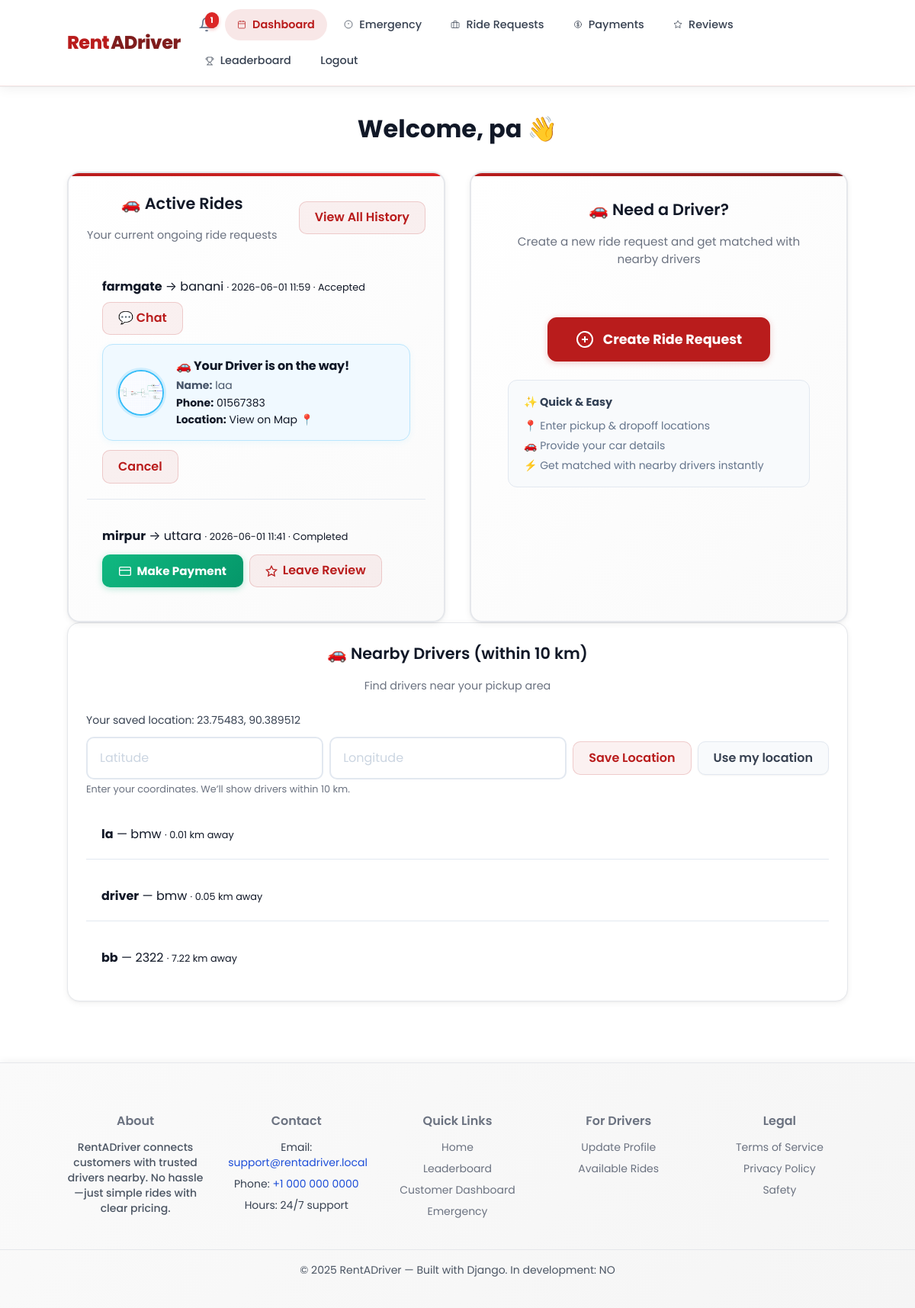
The app's page /customer/dashboard/ (signed in) with its own data.
### core/models.py (models this page shows, shortened)
class Account(AbstractUser):
    ROLE_CHOICES = (
        ('customer', 'Customer'),
        ('driver', 'Driver'),
    )
    role = models.CharField(max_length=15, choices=ROLE_CHOICES)
    last_lat = models.FloatField(null=True, blank=True)
    last_lng = models.FloatField(null=True, blank=True)

class RideRequest(models.Model):
    customer = models.ForeignKey(Account, on_delete=models.CASCADE)
    pickup_location = models.CharField(max_length=200)
    dropoff_location = models.CharField(max_length=200)
    pickup_lat = models.FloatField(null=True, blank=True)
    pickup_lng = models.FloatField(null=True, blank=True)
    dropoff_lat = models.FloatField(null=True, blank=True)
    dropoff_lng = models.FloatField(null=True, blank=True)
    status = models.CharField(max_length=20, default="pending")
    created_at = models.DateTimeField(auto_now_add=True)

class DriverProfile(models.Model):
    user = models.OneToOneField(Account, on_delete=models.CASCADE)
    full_name = models.CharField(max_length=100, null=True, blank=True)
    license_number = models.CharField(max_length=50)
    phone_number = models.CharField(max_length=20, null=True, blank=True)
    vehicle_details = models.CharField(max_length=100, default="Unknown")
    address = models.CharField(max_length=200, null=True, blank=True)
    nid_number = models.CharField(max_length=50, null=True, blank=True)
    profile_picture = models.ImageField(upload_to="profiles/", null=True, blank=True)
    current_lat = models.FloatField(null=True, blank=True)
    current_lng = models.FloatField(null=True, blank=True)

### core/views.py (the view)
# urls.py: path("customer/dashboard/", views.customer_dashboard, name="customer_dashboard"),
@login_required
def customer_dashboard(request):
    if request.user.role != "customer":
        return redirect("driver_dashboard")
    rides = RideRequest.objects.filter(customer=request.user).order_by("-created_at")
    customer_bookings = Booking.objects.filter(ride_request__customer=request.user).order_by("-confirmed_at")
    accepted_ride_info = None
    for ride in rides:
        if ride.status == "accepted":
            try:
                booking = ride.booking
                driver_profile = DriverProfile.objects.get(user=booking.driver)
                accepted_ride_info = {
                    "ride": ride,
                    "driver_name": driver_profile.full_name or booking.driver.username,
                    "driver_phone": driver_profile.phone_number,
                    "driver_picture": driver_profile.profile_picture,
                    "driver_lat": driver_profile.current_lat,
                    "driver_lng": driver_profile.current_lng,
                }
            except:
                pass
    nearby_list = []
    lat0 = request.user.last_lat
    lng0 = request.user.last_lng
    drivers = DriverProfile.objects.select_related("user").all()
    for d in drivers:
        if d.current_lat is None or d.current_lng is None:
            continue
        dist = None
        if lat0 is not None and lng0 is not None:
            dist = calculate_distance(lat0, lng0, d.current_lat, d.current_lng)
        nearby_list.append({
            "user": d.user,
            "vehicle_details": d.vehicle_details,
            "distance_km": round(dist, 2) if dist is not None else None,
        })
    if any(item["distance_km"] is not None for item in nearby_list):
        filtered = [item for item in nearby_list if item["distance_km"] is not None and item["distance_km"] <= 10]
        if not filtered:
            filtered = [item for item in nearby_list if item["distance_km"] is not None]
        filtered.sort(key=lambda x: x["distance_km"])
        nearby_list = filtered[:10]
    else:
        nearby_list = nearby_list[:10]
    return render(request, "customer_dashboard.html", {
        "rides": rides,
        "nearby_drivers": nearby_list,
        "customer_bookings": customer_bookings,
        "accepted_ride_info": accepted_ride_info,
    })

### core/views.py (called while the page is built)
def calculate_distance(lat1, lon1, lat2, lon2):
    if None in [lat1, lon1, lat2, lon2]:
        return None
    R = 6371  # Earth radius in km
    dlat = radians(lat2 - lat1)
    dlon = radians(lon2 - lon1)
    a = sin(dlat / 2)**2 + cos(radians(lat1)) * cos(radians(lat2)) * sin(dlon / 2)**2
    c = 2 * atan2(sqrt(a), sqrt(1 - a))
    return R * c

### core/templates/customer_dashboard.html (shortened to what this page needs)
{% extends "base.html" %}
{% load static %}
{% block content %}
<section class="dashboard">
  <div class="customer-dashboard container">
  <h2 class="welcome-title">Welcome, {{ request.user.username }} 👋</h2>
    <div class="dashboard-grid">
      <div class="card rides-card enhanced-rides">
        <div class="card-header card-header-with-btn">
          <div>
            <h3>🚗 Active Rides</h3>
            <p class="card-subtitle">Your current ongoing ride requests</p>
          </div>
          <a href="{% url 'all_ride_requests' %}" class="btn btn-secondary see-all-btn">
            View All History
          </a>
        </div>
        <div class="rides-container">
          <ul class="rides-list">
            {% for r in rides %}
              {% if r.status != 'cancelled' %}
                {% if r.booking and not r.booking.payment %}
              <li>
                <div>
                  <strong>{{ r.pickup_location }}</strong> → {{ r.dropoff_location }}
                  <small>· {{ r.created_at|date:"Y-m-d H:i" }} · {{ r.status|title }}</small>
                </div>
                {% if r.booking and r.booking.status != 'completed' and r.booking.status != 'cancelled' %}
                  <div class="chat-btn-wrapper">
                    <a class="btn btn-secondary" href="{% url 'chat_room' r.booking.id %}">💬 Chat</a>
                  </div>
                {% endif %}
                {% if r.status == 'accepted' and accepted_ride_info and accepted_ride_info.ride.id == r.id %}
                  <div class="driver-info-card">
                    {% if accepted_ride_info.driver_picture %}
                      <img
                        src="{{ accepted_ride_info.driver_picture.url }}"
                        alt="Driver photo"
                        class="driver-photo"
                      />
                    {% else %}
                      <div class="driver-photo-placeholder">🧑</div>
                    {% endif %}
                    <div>
                      <p class="driver-heading">🚗 Your Driver is on the way!</p>
                      <p class="driver-detail"><strong>Name:</strong> {{ accepted_ride_info.driver_name }}</p>
                      <p class="driver-detail-phone">
                        <strong>Phone:</strong>
                        {% if accepted_ride_info.driver_phone %}
                          <a href="tel:{{ accepted_ride_info.driver_phone }}">{{ accepted_ride_info.driver_phone }}</a>
                        {% else %}
                          <span class="driver-phone-unavailable">Not provided</span>
                        {% endif %}
                      </p>
                      {% if accepted_ride_info.driver_lat and accepted_ride_info.driver_lng %}
                        <p class="driver-detail-location">
                          <strong>Location:</strong>
                          <a
                            href="https://maps.google.com/?q={{ accepted_ride_info.driver_lat }},{{ accepted_ride_info.driver_lng }}"
                            target="_blank"
                            rel="noopener"
                          >View on Map 📍</a>
                        </p>
                      {% endif %}
                    </div>
                  </div>
                {% endif %}
                <div class="ride-actions">
                  {% if r.status == 'pending' %}
                    <a class="btn btn-secondary" href="{% url 'edit_ride_request' r.id %}">Edit</a>
                    <form method="post" action="{% url 'cancel_ride_request' r.id %}" class="cancel-form-inline">
                      {% csrf_token %}
                      <button class="btn btn-secondary">Cancel</button>
                    </form>
                  {% elif r.status == 'accepted' %}
                    <form method="post" action="{% url 'cancel_ride_request' r.id %}">
                      <button class="btn btn-secondary">Cancel</button>
                    </form>
                  {% elif r.status == 'completed' %}
                    <a href="{% url 'payments:pay_ride' r.booking.id %}" class="btn btn-primary payment-btn">
                      <svg width="16" height="16" viewBox="0 0 24 24" fill="none" stroke="currentColor" stroke-width="2">
                        <rect x="1" y="4" width="22" height="16" rx="2" ry="2"/>
                        <line x1="1" y1="10" x2="23" y2="10"/>
                      </svg>
                      Make Payment
                    </a>
                    {% if not r.booking.review %}
                      <a href="{% url 'all_reviews' %}" class="btn btn-secondary">
                        <svg width="16" height="16" viewBox="0 0 24 24" fill="none" stroke="currentColor" stroke-width="2">
                          <polygon points="12 2 15.09 8.26 22 9.27 17 14.14 18.18 21.02 12 17.77 5.82 21.02 7 14.14 2 9.27 8.91 8.26 12 2"/>
                        </svg>
                        Leave Review
                      </a>
                    {% else %}
                      <span class="badge badge-success">✓ Reviewed</span>
                    {% endif %}
                  {% endif %}
                </div>
              </li>
                {% endif %}
              {% endif %}
            {% empty %}
              <li>No active rides at the moment.</li>
            {% endfor %}
          </ul>
        </div>
      </div>
      <div class="card create-card enhanced-form">
        <div class="form-header">
          <h3>🚗 Need a Driver?</h3>
          <p class="form-subtitle">Create a new ride request and get matched with nearby drivers</p>
        </div>
        <div class="create-card-content">
          <a href="{% url 'create_ride_request' %}" class="btn btn-primary btn-large create-btn-large">
            <svg width="24" height="24" viewBox="0 0 24 24" fill="none" stroke="currentColor" stroke-width="2">
              <circle cx="12" cy="12" r="10"/>
              <line x1="12" y1="8" x2="12" y2="16"/>
              <line x1="8" y1="12" x2="16" y2="12"/>
            </svg>
            Create Ride Request
          </a>
          <div class="quick-info-box">
            <p class="quick-info-title">✨ Quick & Easy</p>
            <ul class="quick-info-list">
              <li>📍 Enter pickup & dropoff locations</li>
              <li>🚗 Provide your car details</li>
              <li>⚡ Get matched with nearby drivers instantly</li>
            </ul>
          </div>
        </div>
      </div>
    </div>
    <div class="card nearby-card">
      <div class="card-header">
        <h3>🚗 Nearby Drivers (within 10 km)</h3>
        <p class="card-subtitle">Find drivers near your pickup area</p>
      </div>
      <div class="mb-3 text-sm text-gray-700">
        {% if request.user.last_lat and request.user.last_lng %}
          <p>Your saved location: {{ request.user.last_lat }}, {{ request.user.last_lng }}</p>
        {% else %}
          <p>No saved location yet. Use the button below to set your current location.</p>
        {% endif %}
      </div>
      <form id="locationForm" action="{% url 'update_location' %}" method="post" class="mb-4">
        <div class="flex items-center gap-2">
          <input id="latInput" type="text" name="lat" placeholder="Latitude" class="form-input" required>
          <input id="lngInput" type="text" name="lng" placeholder="Longitude" class="form-input" required>
          <button class="btn btn-secondary" type="submit">Save Location</button>
          <button class="btn" type="button" id="geoBtn">Use my location</button>
        </div>
        <small class="text-gray-500">Enter your coordinates. We’ll show drivers within 10 km.</small>
      </form>
      <ul class="rides-list">
        {% for d in nearby_drivers %}
          <li>
            <strong>{{ d.user.username }}</strong> — {{ d.vehicle_details }}
            {% if d.distance_km is not None %}
              <small>· {{ d.distance_km }} km away</small>
            {% endif %}
          </li>
        {% empty %}
          <li>No nearby drivers available.</li>
        {% endfor %}
      </ul>
    </div>
  </div>
</section>
{% endblock %}

### core/static/css/style.css (style rules this page uses)
:root { --bg: #ffffff; --card: #fafafa; --muted: #6b7280; --accent: #b91c1c; --accent-2: #7f1d1d; --glass: rgba(185,28,28,0.04); --text-primary: #111827; --text-secondary: #374151; --border: #e5e7eb; --shadow: rgba(0,0,0,0.1); --success: #10b981; --success-light: #d1fae5; --radius: 12px; --fw-regular: 400; --fw-medium: 600; --max-width: 1100px; }
* { box-sizing: border-box; outline: none; }
a, button, input, select, textarea { outline: none; -webkit-tap-highlight-color: transparent; }
html,body { height:100%; margin: 0; padding: 0; outline: none; }
body { min-height: 100vh; display: flex; flex-direction: column; }
.dashboard { flex: 1; }
body { margin:0; font-family: "Poppins", system-ui, -apple-system, "Segoe UI", Roboto, "Helvetica Neue", Arial; background: var(--bg); color: var(--text-primary); -webkit-font-smoothing:antialiased; -moz-osx-font-smoothing:grayscale; line-height:1.45; -webkit-tap-highlight-color: transparent; min-height: 100vh; display: flex; flex-direction: column; }
.container { width: 92%; max-width: var(--max-width); margin: 0 auto; }
* { outline: none; }
.btn-large { padding: 0.8rem 2rem; font-size: 1.1rem; display: inline-flex; align-items: center; gap: 0.5rem; }
.btn-secondary { background: rgba(185,28,28,0.05); color: var(--accent); border: 1px solid rgba(185,28,28,0.2); }
.dashboard { padding: 2rem 0; flex: 1; }
.dashboard-container, .customer-dashboard { max-width: 1200px; margin: 0 auto; }
.welcome-title { color: var(--text-primary); font-size: 2rem; font-weight: 700; margin: 0 0 2rem; text-align: center; }
.dashboard-grid { display: grid; grid-template-columns: repeat(auto-fit, minmax(400px, 1fr)); gap: 2rem; margin-top: 2rem; }
.card { background: #ffffff; border: 1px solid var(--border); border-radius: 12px; padding: 1.5rem; box-shadow: 0 2px 8px rgba(0,0,0,0.05); transition: transform 0.2s ease, box-shadow 0.2s ease; }
.card h3 { color: var(--text-primary); font-size: 1.3rem; font-weight: 600; margin: 0 0 1rem; display: flex; align-items: center; gap: 0.5rem; }
.rides-card, .create-card { background: #ffffff; border: 1px solid var(--border); border-radius: 12px; padding: 1.5rem; box-shadow: 0 2px 8px rgba(0,0,0,0.05); }
.enhanced-form { background: linear-gradient(135deg, #ffffff 0%, #fafafa 100%); border: 2px solid var(--border); padding: 2rem; position: relative; overflow: hidden; }
.enhanced-form::before { content: ''; position: absolute; top: 0; left: 0; right: 0; height: 4px; background: linear-gradient(90deg, var(--accent), var(--accent-2)); }
.form-header { margin-bottom: 2rem; text-align: center; }
.form-header h3 { color: var(--text-primary); font-size: 1.5rem; font-weight: 700; margin: 0 0 0.5rem; display: flex; align-items: center; justify-content: center; gap: 0.5rem; }
.form-subtitle { color: var(--muted); font-size: 0.95rem; margin: 0; }
.form-input { width: 100%; padding: 0.875rem 1rem; border: 2px solid var(--border); border-radius: 10px; font-size: 1rem; transition: all 0.3s ease; background: #ffffff; color: var(--text-primary); font-family: inherit; }
.btn-large { padding: 1rem 2rem; font-size: 1.1rem; font-weight: 600; display: flex; align-items: center; justify-content: center; gap: 0.5rem; transition: all 0.3s ease; }
.rides-card { border-left: 4px solid var(--accent); }
.enhanced-rides { background: linear-gradient(135deg, #ffffff 0%, #fafafa 100%); border: 2px solid var(--border); position: relative; overflow: hidden; }
.enhanced-rides::before { content: ''; position: absolute; top: 0; left: 0; right: 0; height: 4px; background: linear-gradient(90deg, var(--accent), #dc2626); }
.card-header { margin-bottom: 1.5rem; text-align: center; }
.card-header h3 { color: var(--text-primary); font-size: 1.4rem; font-weight: 700; margin: 0 0 0.5rem; display: flex; align-items: center; justify-content: center; gap: 0.5rem; }
.card-subtitle { color: var(--muted); font-size: 0.9rem; margin: 0; }
.rides-container { min-height: 200px; }
.rides-list { list-style: none; margin: 0; padding: 0; display: flex; flex-direction: column; gap: 0.75rem; }

### records on screen
Account: user.username "pa", user.last_lat "23.75483", user.last_lng "90.389512"
RideRequest: pickup_location "farmgate", dropoff_location "banani", created_at "2026-06-01 11:59", status "Accepted", shows "💬 Chat", shows "Cancel"
DriverProfile: driver_name "laa", driver_phone "01567383"
RideRequest: pickup_location "mirpur", dropoff_location "uttara", created_at "2026-06-01 11:41", status "Completed", shows "Make Payment", shows "Leave Review"
Account: user.username "la", vehicle_details "bmw", distance_km "0.01"
Account: user.username "driver", vehicle_details "bmw", distance_km "0.05"
Account: user.username "bb", vehicle_details "2322", distance_km "7.22"

### other values on screen
{{ debug|yesno:"YES,NO" }} "NO"
